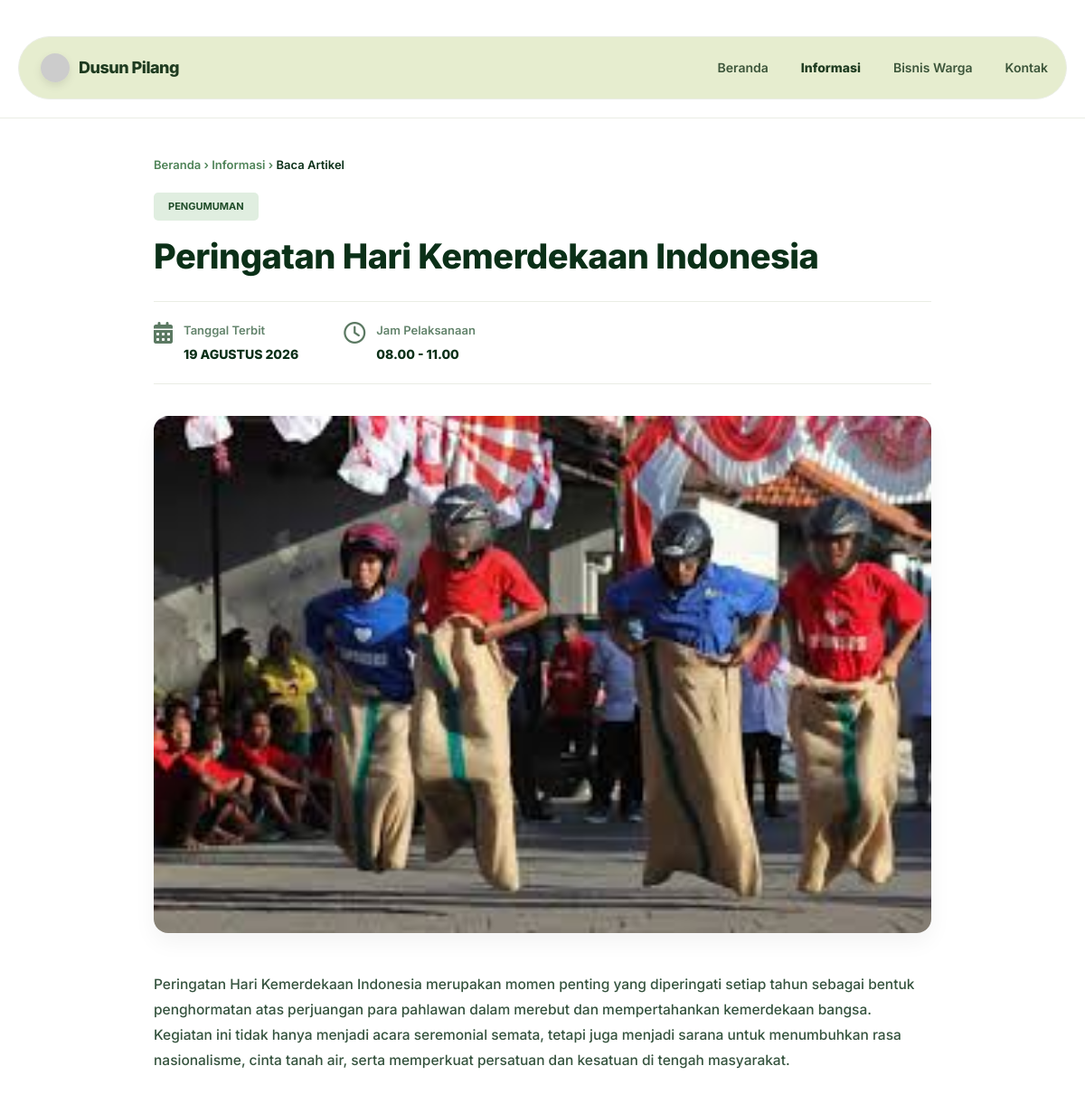
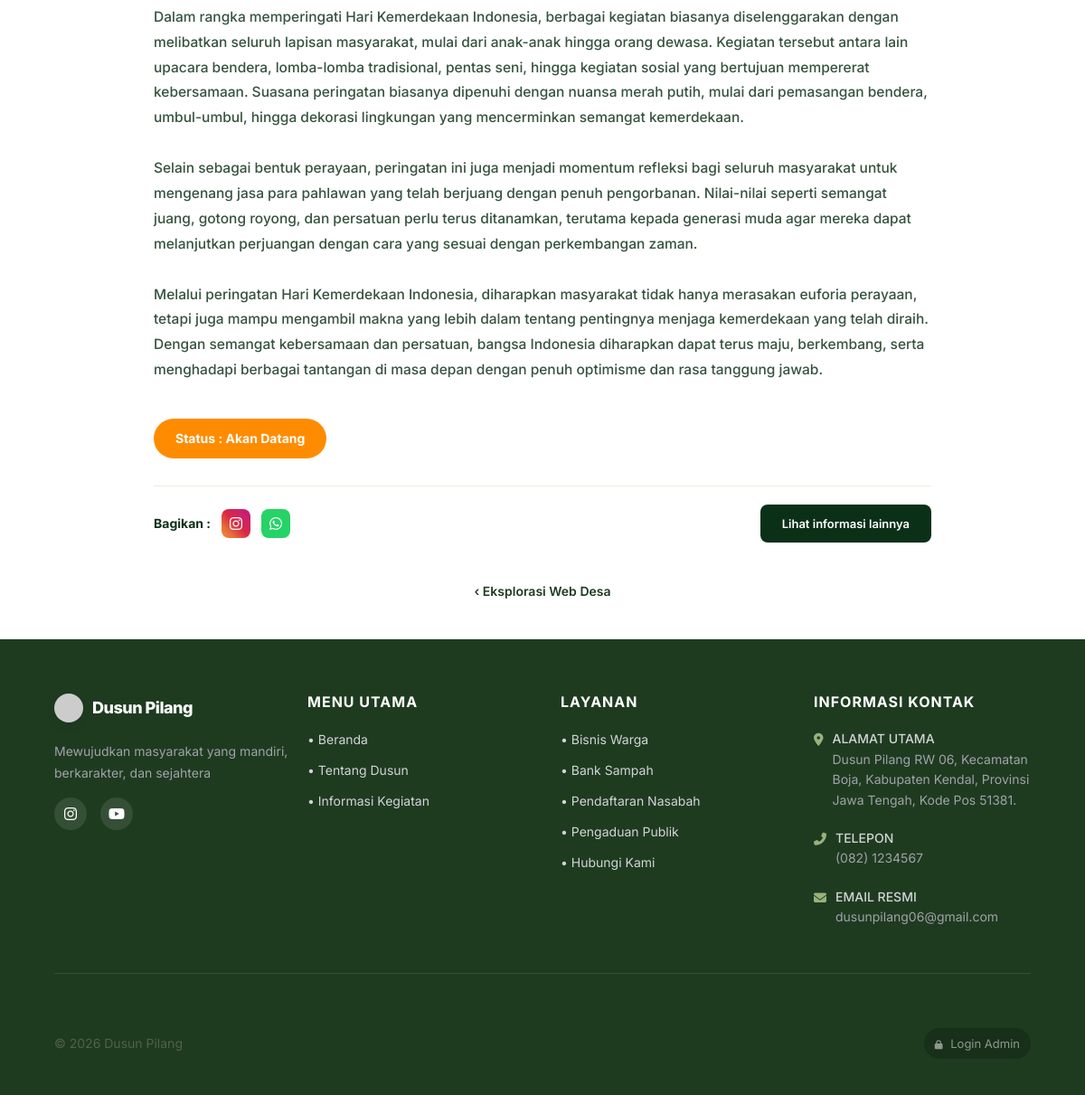
Page /detail_kegiatan.php?id=5 on the committed database (2 pictures, top to bottom).
### tables this page shows
CREATE TABLE `t_kegiatan_dusun` (
  `id_kegiatan` int NOT NULL,
  `judul` varchar(100) DEFAULT NULL,
  `foto` varchar(225) DEFAULT NULL,
  `keterangan` text,
  `tanggal` date DEFAULT NULL,
  `lokasi` varchar(225) DEFAULT NULL,
  `penyelenggara` varchar(100) DEFAULT NULL,
  `waktu_mulai` time DEFAULT NULL,
  `waktu_selesai` time DEFAULT NULL,
  `jenis_kegiatan` varchar(50) DEFAULT NULL,
  `status` enum('akan_datang','dimulai','ditunda','selesai','dibatalkan') DEFAULT NULL,
  `created_at` timestamp NULL DEFAULT CURRENT_TIMESTAMP,
  `updated_at` timestamp NULL DEFAULT CURRENT_TIMESTAMP ON UPDATE CURRENT_TIMESTAMP
);

### detail_kegiatan.php (the view, shortened to what this page needs)
<?php
require_once 'config.php';
$id = isset($_GET['id']) ? intval($_GET['id']) : 0;
$query = mysqli_query($conn, "SELECT * FROM t_kegiatan_dusun WHERE id_kegiatan = $id");
$k = mysqli_fetch_array($query);
$mo = ['01'=>'Januari','02'=>'Februari','03'=>'Maret','04'=>'April','05'=>'Mei','06'=>'Juni','07'=>'Juli','08'=>'Agustus','09'=>'September','10'=>'Oktober','11'=>'November','12'=>'Desember'];
$bulan = date('m', strtotime($k['tanggal']));
$tgl_fmt_full = date('d', strtotime($k['tanggal'])) . ' ' . strtoupper($mo[$bulan]) . ' ' . date('Y', strtotime($k['tanggal']));
$waktu_mulai = !empty($k['waktu_mulai']) ? date('H.i', strtotime($k['waktu_mulai'])) : '00.00';
$waktu_selesai = !empty($k['waktu_selesai']) ? date('H.i', strtotime($k['waktu_selesai'])) : '00.00';
$jam_pelaksanaan = $waktu_mulai . ' - ' . $waktu_selesai;
?>
<!DOCTYPE html>
<html lang="id">
<head>
    <link rel="stylesheet" href="https://cdnjs.cloudflare.com/ajax/libs/font-awesome/6.4.0/css/all.min.css">
    <link rel="stylesheet" href="style.css">
</head>
<body>
    <header style="background: white; position: sticky; top: 0; padding-bottom: 20px; border-bottom: 1px solid #eaede5;">
        <div class="navbar" style="box-shadow: none; border: 1px solid #eaede5; margin-top: 10px;">
            <a href="index.php" class="logo"><img src="https://ui-avatars.com/api/?name=DP&background=1E3B20&color=fff&rounded=true" alt="Logo" style="height: 32px; width: 32px; border-radius: 50%;"> Dusun Pilang</a>
            <ul class="nav-links">
                <li><a href="index.php">Beranda</a></li>
                <li><a href="index.php#informasi" class="active">Informasi</a></li>
                <li><a href="index.php#bisnis">Bisnis Warga</a></li>
                <li><a href="index.php#kontak">Kontak</a></li>
            </ul>
        </div>
    </header>
    <div class="detail-container">
        <div class="breadcrumb">
            <a href="index.php">Beranda</a> &rsaquo; <a href="informasi_kegiatan.php#informasi">Informasi</a> &rsaquo; <span style="color:#0b3018;">Baca Artikel</span>
        </div>
        <div class="detail-badge"><?= htmlspecialchars($k['jenis_kegiatan']) ?></div>
        <h1 class="detail-title"><?= htmlspecialchars($k['judul']) ?></h1>
        <div class="detail-meta-wrapper">
            <div class="meta-item">
                <i class="fas fa-calendar-alt meta-icon"></i>
                <div class="meta-info">
                    <span class="meta-label">Tanggal Terbit</span>
                    <span class="meta-value"><?= $tgl_fmt_full ?></span>
                </div>
            </div>
            <div class="meta-item">
                <i class="far fa-clock meta-icon"></i>
                <div class="meta-info">
                    <span class="meta-label">Jam Pelaksanaan</span>
                    <span class="meta-value"><?= $jam_pelaksanaan ?></span>
                </div>
            </div>
        </div>
        <img src="<?= htmlspecialchars(strpos($k['foto'], 'http') === 0 ? $k['foto'] : 'assets/'.$k['foto']) ?>" alt="<?= htmlspecialchars($k['judul']) ?>" class="detail-image" onerror="this.src='https://images.unsplash.com/photo-1542601906990-b4d3fb778b09?ixlib=rb-1.2.1&auto=format&fit=crop&w=1200&q=80'">
        <div class="detail-content">
            <?= nl2br(htmlspecialchars($k['keterangan'] ?: 'Tidak ada keterangan detail yang tersedia untuk kegiatan ini.')) ?>
        </div>
        <div class="btn-status">Status : <?= str_replace('_', ' ', htmlspecialchars($k['status'])) ?></div>
        <div class="share-section">
            <div class="share-icons">
                Bagikan :
                <a href="#" class="share-icon share-ig"><i class="fab fa-instagram"></i></a>
                <a href="#" class="share-icon share-wa"><i class="fab fa-whatsapp"></i></a>
            </div>
            <a href="index.php#informasi" class="btn-lainnya">Lihat informasi lainnya</a>
        </div>
        <div class="nav-footer-spacer">
            <a href="informasi_kegiatan.php">&lsaquo; Eksplorasi Web Desa</a>
        </div>
    </div>
    <footer style="margin-top: 0;">
        <div class="footer-grid">
            <div class="footer-col" style="flex: 2; min-width: 300px;">
                <a href="#" class="logo" style="color: var(--white); margin-bottom: 15px; display: inline-flex;"><img src="https://ui-avatars.com/api/?name=DP&background=fff&color=1E3B20&rounded=true" alt="Logo" style="height: 32px; width: 32px; border-radius: 50%;"> Dusun Pilang</a>
                <p style="margin-top: 5px; max-width: 280px;">Mewujudkan masyarakat yang mandiri, berkarakter, dan sejahtera</p>
                <div class="social-links">
                    <a href="#" class="social-icon"><i class="fab fa-instagram"></i></a>
                    <a href="#" class="social-icon"><i class="fab fa-youtube"></i></a>
                </div>
            </div>
            <div class="footer-col">
                <h3>MENU UTAMA</h3>
                <ul>
                    <li><a href="index.php">• Beranda</a></li>
                    <li><a href="tentang_dusun.php">• Tentang Dusun</a></li>
                    <li><a href="informasi_kegiatan.php">• Informasi Kegiatan</a></li>
                </ul>
            </div>
            <div class="footer-col">
                <h3>LAYANAN</h3>
                <ul>
                    <li><a href="bisnis_warga.php">• Bisnis Warga</a></li>
                    <li><a href="bank_sampah.php">• Bank Sampah</a></li>
                    <li><a href="admin/login.php">• Pendaftaran Nasabah</a></li>
                    <li><a href="index.php#kontak">• Pengaduan Publik</a></li>
                    <li><a href="index.php#kontak">• Hubungi Kami</a></li>
                </ul>
            </div>
            <div class="footer-col">
                <h3>INFORMASI KONTAK</h3>
                <ul style="color: #a1a1aa;">
                    <li style="display: flex; gap: 10px; margin-bottom: 20px;">
                        <i class="fas fa-map-marker-alt" style="margin-top: 5px; color: var(--primary-color);"></i>
                        <span><b>ALAMAT UTAMA</b><br>Dusun Pilang RW 06, Kecamatan Boja, Kabupaten Kendal, Provinsi Jawa Tengah, Kode Pos 51381.</span>
                    </li>
                    <li style="display: flex; gap: 10px; margin-bottom: 20px;">
                        <i class="fas fa-phone-alt" style="margin-top: 5px; color: var(--primary-color);"></i>
                        <span><b>TELEPON</b><br>(082) 1234567</span>
                    </li>
                    <li style="display: flex; gap: 10px;">
                        <i class="fas fa-envelope" style="margin-top: 5px; color: var(--primary-color);"></i>
                        <span><b>EMAIL RESMI</b><br>dusunpilang06@gmail.com</span>
                    </li>
                </ul>
            </div>
        </div>
        <div class="footer-bottom" style="display: flex; justify-content: space-between; align-items: center; max-width: 1200px; margin: 0 auto; flex-wrap: wrap; padding-top: 20px;">
            <p>&copy; 2026 Dusun Pilang</p>
            <a href="admin/login.php" style="color: rgba(255,255,255,0.5); text-decoration: none; font-size: 13px; transition: all 0.3s; padding: 6px 12px; border-radius: 50px; background: rgba(0,0,0,0.2);"><i class="fas fa-lock" style="font-size: 10px; margin-right: 5px;"></i> Login Admin</a>
        </div>
    </footer>
</body>
</html>

### style.css (style rules this page uses)
:root { --primary-color: #9AB17A; --primary-dark: #1E3B20; --primary-light: #C3CC9B; --secondary-color: #E2EAC7; --secondary-light: #F0F4E8; --accent-color: #9AB17A; --light-bg: #FFFFFF; --white: #ffffff; --text-dark: #1E3B20; --text-light: #526146; --font-main: 'Inter', sans-serif; --border-radius: 16px; --transition: all 0.3s cubic-bezier(0.4, 0, 0.2, 1); --shadow-sm: 0 4px 6px -1px rgba(0,0,0,0.05), 0 2px 4px -1px rgba(0,0,0,0.03); --shadow-md: 0 10px 15px -3px rgba(0,0,0,0.05), 0 4px 6px -2px rgba(0,0,0,0.025); --shadow-lg: 0 20px 25px -5px rgba(0,0,0,0.05), 0 10px 10px -5px rgba(0,0,0,0.02); }
* { margin: 0; padding: 0; box-sizing: border-box; font-family: var(--font-main); scroll-behavior: smooth; }
body { background-color: var(--light-bg); color: var(--text-dark); line-height: 1.7; overflow-x: hidden; }
h1, h2, h3, h4 { color: var(--text-dark); line-height: 1.2; font-weight: 700; }
p { color: var(--text-light); }
header { position: relative; z-index: 1000; padding: 30px 20px 0; display: flex; justify-content: center; }
.navbar { background: rgba(226, 234, 199, 0.85); backdrop-filter: blur(16px); -webkit-backdrop-filter: blur(16px); display: flex; justify-content: space-between; align-items: center; padding: 12px 16px 12px 24px; width: 100%; max-width: 1300px; margin: 0 auto; border-radius: 100px; box-shadow: 0 10px 30px -10px rgba(0, 0, 0, 0.1); border: 1px solid rgba(255, 255, 255, 0.7); }
.logo { font-size: 18px; font-weight: 800; color: var(--primary-dark); text-decoration: none; display: flex; align-items: center; gap: 10px; letter-spacing: -0.5px; transition: transform 0.3s ease; }
.logo img { height: 36px; width: 36px; border-radius: 50%; box-shadow: 0 4px 10px rgba(0,0,0,0.1); }
.nav-links { display: flex; gap: 28px; list-style: none; align-items: center; margin: 0; }
.nav-links li { position: relative; }
.nav-links li a { text-decoration: none; color: var(--text-dark); font-weight: 600; transition: var(--transition); font-size: 14px; padding: 10px 4px; display: flex; align-items: center; gap: 6px; position: relative; opacity: 0.85; }
.nav-links li a.active { font-weight: 800; color: var(--primary-dark); opacity: 1; }
footer { background: var(--primary-dark); color: var(--white); padding: 60px 5% 40px; margin-top: 40px; }
.footer-grid { display: grid; grid-template-columns: repeat(auto-fit, minmax(200px, 1fr)); gap: 40px; max-width: 1200px; margin: 0 auto; padding-bottom: 40px; border-bottom: 1px solid rgba(255,255,255,0.1); margin-bottom: 40px; }
.footer-col h3 { color: var(--white); font-size: 16px; margin-bottom: 20px; text-transform: uppercase; font-weight: 700; letter-spacing: 1px; }
.footer-col p { margin-bottom: 15px; font-size: 14px; color: #a1a1aa; }
.footer-col ul { list-style: none; }
.footer-col ul li { margin-bottom: 10px; font-size: 14px; }
.footer-col ul li span { font-size: 14px; line-height: 1.6; }
.footer-col ul li b { font-size: 14px; font-weight: 500; color: #d4d4d8; }
.footer-col ul li a { color: #d4d4d8; text-decoration: none; transition: var(--transition); font-size: 14px; }
.footer-bottom { text-align: center; max-width: 1200px; margin: 0 auto; font-size: 14px; color: #a1a1aa; }
.social-links { display: flex; gap: 15px; margin-top: 15px; }
.social-icon { width: 36px; height: 36px; border-radius: 50%; background: rgba(255,255,255,0.1); display: flex; align-items: center; justify-content: center; color: var(--white); text-decoration: none; transition: var(--transition); font-size: 16px; }

### rows in the picture
t_kegiatan_dusun: jenis_kegiatan "PENGUMUMAN", judul "Peringatan Hari Kemerdekaan Indonesia", tanggal "19 AGUSTUS 2026", jam_pelaksanaan "08.00 - 11.00", foto (picture), keterangan "Peringatan Hari Kemerdekaan Indonesia merupakan momen penting yang diperingati setiap tahun sebagai bentuk penghormatan atas perjuangan para pahlawan dalam merebut dan mempertahankan kemerdekaan bangsa. Kegiatan ini tidak hanya menjadi acara seremonial semata, tetapi juga menjadi sarana untuk menumbuhkan rasa nasionalisme, cinta tanah air, serta memperkuat persatuan dan kesatuan di tengah masyarakat. Dalam rangka memperingati Hari Kemerdekaan Indonesia, berbagai kegiatan biasanya diselenggarakan dengan melibatkan seluruh lapisan masyarakat, mulai dari anak-anak hingga orang dewasa. Kegiatan tersebut antara lain upacara bendera, lomba-lomba tradisional, pentas seni, hingga kegiatan sosial…", status "Akan Datang"
